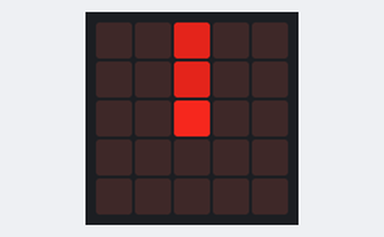
A program run on a simulated BBC micro:bit running MicroPython. On the bench: the board's 5×5 LED display. Dim RGB values are drawn brighter than linear; the interpreter's speed is modelled, so counts of loop turns are approximate.

Above: at 0.1 s.
At 9.1 s:
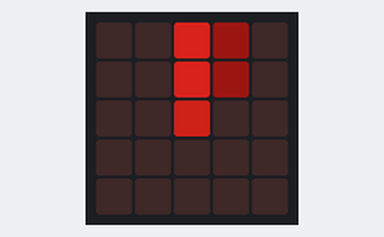
At 14.1 s:
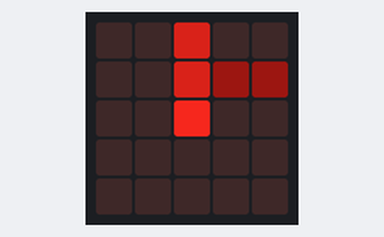
At 19.1 s:
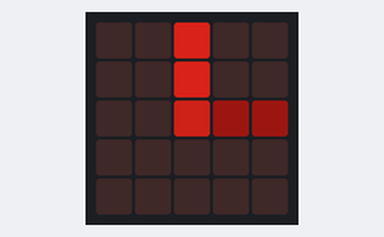
At 29.1 s:
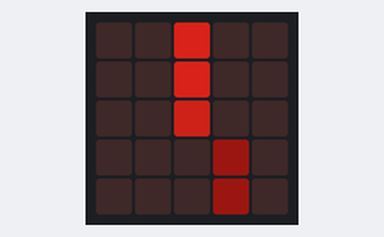
At 39.1 s:
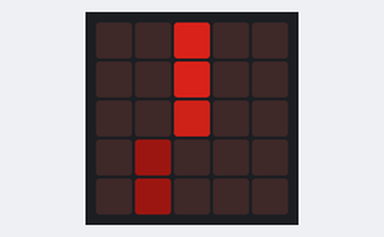

Measured:
- what the display in image 1 shows lasts 1.0 s, from 9.0 s to 10.0 s

The program:

analog_watch.py
```python
from microbit import *

hands = Image.ALL_CLOCKS

#A centre dot of brightness 2.
ticker_image = Image("2\n").crop(-2,-2,5,5)

#Adjust these to taste
MINUTE_BRIGHT = 0.1111
HOUR_BRIGHT = 0.55555

#Generate hands for 5 minute intervals
def fiveticks():
    fivemins = 0
    hours = 0
    while True:
        yield  hands[fivemins]*MINUTE_BRIGHT + hands[hours]*HOUR_BRIGHT
        fivemins = (fivemins+1)%12
        hours = (hours + (fivemins == 0))%12

#Generate hands with ticker superimposed for 1 minute intervals.
def ticks():
    on = True
    for face in fiveticks():
        for i in range(5):
            if on:
                yield face + ticker_image
            else:
                yield face - ticker_image
            on = not on

#Run a clock speeded up 60 times, so we can watch the animation.
for tick in ticks():
    display.show(tick)
    sleep(1000)
```
